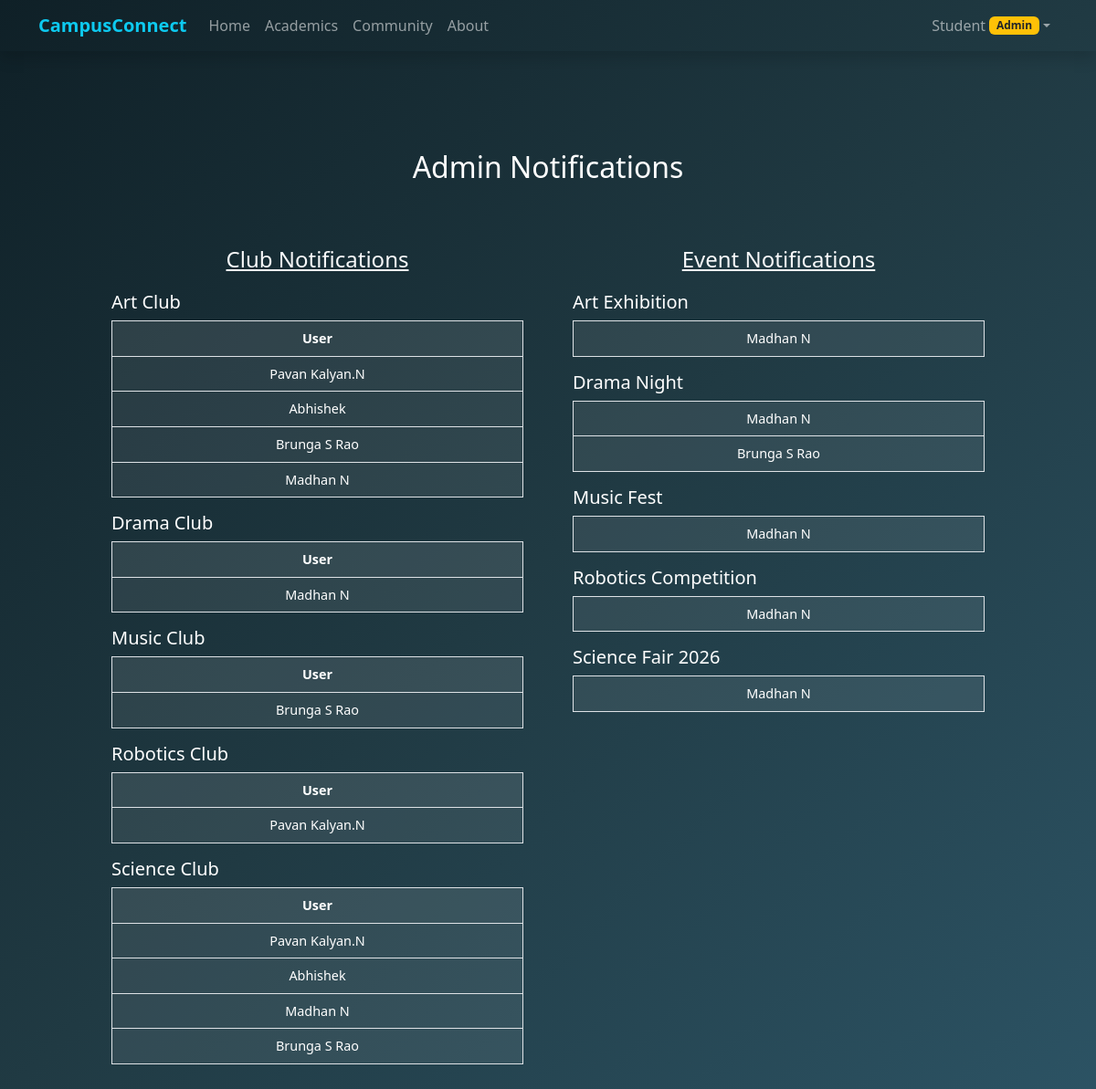
Screenshot of /admin_notifications.php (signed in) with the database file from the repository.
### tables this page shows
CREATE TABLE `admin_notifications` (
  `id` int(11) NOT NULL,
  `created_at` timestamp NOT NULL DEFAULT current_timestamp(),
  `user_id` int(11) NOT NULL,
  `action` varchar(50) NOT NULL,
  `reference_id` int(11) DEFAULT NULL
);

CREATE TABLE `clubs` (
  `id` int(11) NOT NULL,
  `name` varchar(100) DEFAULT NULL,
  `description` text DEFAULT NULL,
  `image` varchar(255) DEFAULT NULL
);

CREATE TABLE `users` (
  `id` int(11) NOT NULL,
  `role` varchar(20) NOT NULL DEFAULT 'student',
  `fullname` varchar(100) NOT NULL,
  `email` varchar(100) NOT NULL,
  `password` varchar(255) NOT NULL,
  `department` varchar(100) DEFAULT NULL,
  `year` varchar(50) DEFAULT NULL,
  `profile_pic` longblob DEFAULT NULL,
  `created_at` timestamp NOT NULL DEFAULT current_timestamp(),
  `phone` varchar(20) DEFAULT NULL,
  `dob` date DEFAULT NULL,
  `class_year` varchar(50) DEFAULT NULL
);

CREATE TABLE `events` (
  `id` int(11) NOT NULL,
  `title` varchar(150) NOT NULL,
  `description` text DEFAULT NULL,
  `event_date` date DEFAULT NULL,
  `created_at` timestamp NOT NULL DEFAULT current_timestamp(),
  `location` varchar(100) DEFAULT NULL
);

### admin_notifications.php (the view, shortened to what this page needs)
<?php
include("config.php");
$club_notifications = mysqli_query($conn, "
    SELECT an.*, u.fullname, c.name AS club_name
    FROM admin_notifications an
    LEFT JOIN users u ON u.id = an.user_id
    LEFT JOIN clubs c ON (an.action = 'joined_club' AND an.reference_id = c.id)
    WHERE an.action = 'joined_club'
    ORDER BY c.name, an.created_at DESC
");
$event_notifications = mysqli_query($conn, "
    SELECT an.*, u.fullname, e.title AS event_title
    FROM admin_notifications an
    LEFT JOIN users u ON u.id = an.user_id
    LEFT JOIN events e ON (an.action = 'registered_event' AND an.reference_id = e.id)
    WHERE an.action = 'registered_event'
    ORDER BY e.title, an.created_at DESC
");
?>
<!DOCTYPE html>
<html lang="en">
<head>
    <link href="https://cdn.jsdelivr.net/npm/bootstrap@5.3.2/dist/css/bootstrap.min.css" rel="stylesheet">
</head>
<body>
    <?php include('navbar.php'); ?>
    <div class="container mt-5">
        <div class="hero-section text-center">
            <h2>Admin Notifications</h2>
        </div>
        <div class="row justify-content-center">
            <div class="col-md-5 column section-spacing">
                <h4 class="text-center text-light notification-header">Club Notifications</h4>
                <?php
                if (mysqli_num_rows($club_notifications) > 0):
                    $current_club = '';
                    while ($n = mysqli_fetch_assoc($club_notifications)):
                        if ($current_club !== $n['club_name']):
                            if ($current_club !== '') {
                                echo '</tbody></table>';
                            }
                            $current_club = $n['club_name'];
                            echo '<h5>' . htmlspecialchars($current_club) . '</h5>';
                            echo '<table class="table table-bordered notification-table">';
                            echo '<thead><tr><th>User</th></tr></thead><tbody>';
                        endif;
                        echo '<tr>';
                        echo '<td>' . htmlspecialchars($n['fullname']) . '</td>';
                        echo '</tr>';
                    endwhile;
                    echo '</tbody></table>';
                else:
                    echo '<p class="notification-empty text-center">No club notifications found.</p>';
                endif; ?>
            </div>
            <div class="col-md-5 column">
                <h4 class="text-center text-light notification-header">Event Notifications</h4>
                <?php
                if (mysqli_num_rows($event_notifications) > 0):
                    $current_event = '';
                    while ($n = mysqli_fetch_assoc($event_notifications)):
                        if ($current_event !== $n['event_title']):
                            if ($current_event !== '') {
                                echo '</tbody></table>';
                            }
                            $current_event = $n['event_title'];
                            echo '<h5>' . htmlspecialchars($current_event) . '</h5>';
                            echo '<table class="table table-bordered notification-table">';
                        endif;
                        echo '<tr>';
                        echo '<td>' . htmlspecialchars($n['fullname']) . '</td>';
                        echo '</tr>';
                    endwhile;
                    echo '</tbody></table>';
                else:
                    echo '<p class="notification-empty text-center">No event notifications found.</p>';
                endif;
                ?>
            </div>
        </div>
    </div>
</body>
</html>

### admin_notifications.php (style rules this page uses)
body { background: linear-gradient(135deg, #0f2027, #203a43, #2c5364); color: white; transition: 0.3s; }
.hero-section { padding: 60px 0; }
.notification-header { font-size: 1.5rem; margin-bottom: 20px; color: #00f2fe; text-decoration: underline; }
.notification-table th, .notification-table td { vertical-align: middle; text-align: center; padding: 8px 12px; font-size: 0.9rem; }
.notification-table th { background-color: rgba(255, 255, 255, 0.1); color: white; font-weight: bold; }
.notification-table td { background-color: rgba(255, 255, 255, 0.08); color: white; }
.column { margin-bottom: 30px; }
.section-spacing { margin-right: 30px; }

### rows the page displays
admin_notifications: clubs.name "Art Club", user.fullname "Pavan Kalyan.N"
admin_notifications: user.fullname "Abhishek"
admin_notifications: user.fullname "Brunga S Rao"
admin_notifications: user.fullname "Madhan N"
admin_notifications: clubs.name "Drama Club", user.fullname "Madhan N"
admin_notifications: clubs.name "Music Club", user.fullname "Brunga S Rao"
admin_notifications: clubs.name "Robotics Club", user.fullname "Pavan Kalyan.N"
admin_notifications: clubs.name "Science Club", user.fullname "Pavan Kalyan.N"
admin_notifications: user.fullname "Abhishek"
admin_notifications: user.fullname "Madhan N"
admin_notifications: user.fullname "Brunga S Rao"
admin_notifications: events.title "Art Exhibition", user.fullname "Madhan N"
admin_notifications: events.title "Drama Night", user.fullname "Madhan N"
admin_notifications: user.fullname "Brunga S Rao"
admin_notifications: events.title "Music Fest", user.fullname "Madhan N"
admin_notifications: events.title "Robotics Competition", user.fullname "Madhan N"
admin_notifications: events.title "Science Fair 2026", user.fullname "Madhan N"

### other values shown
$username "Student"
